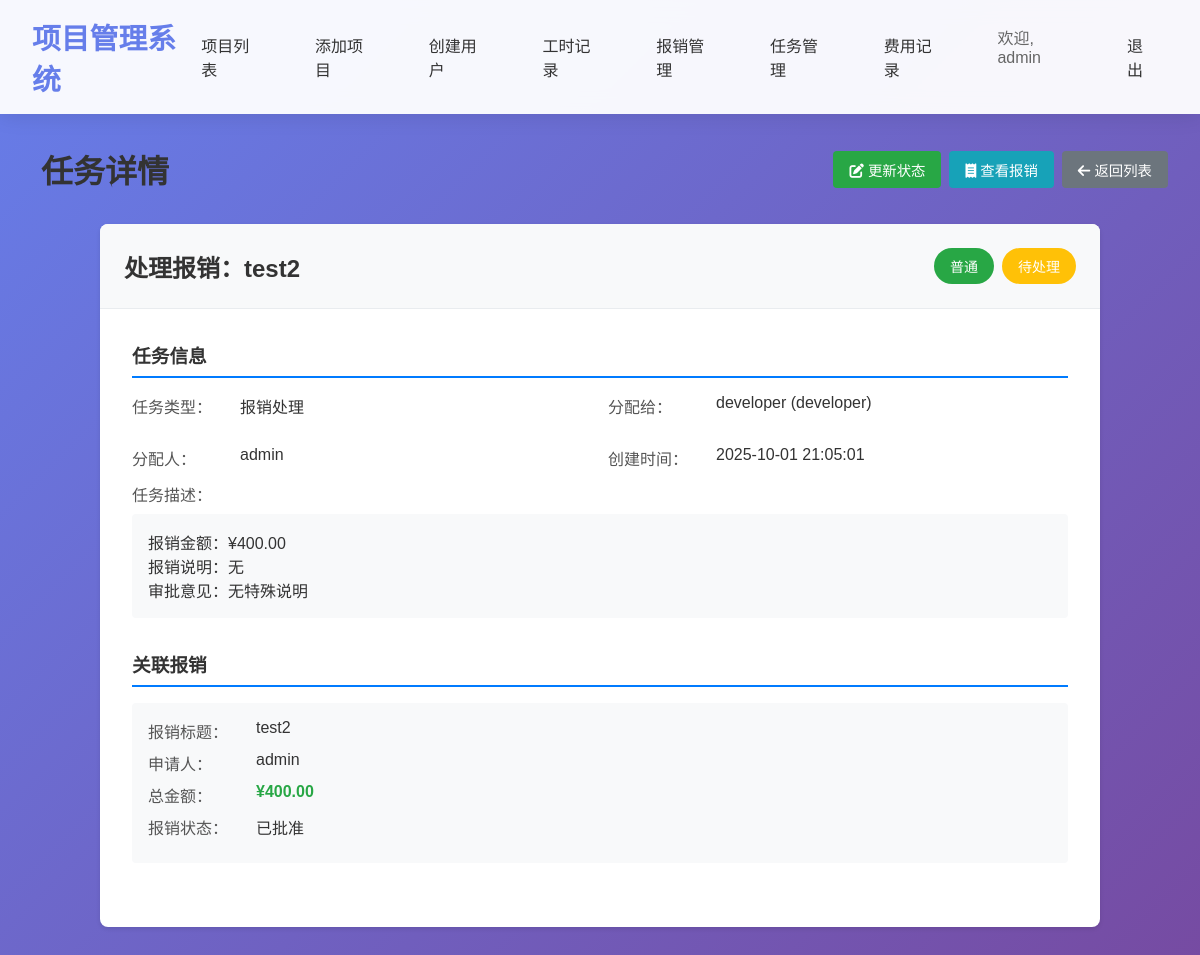
/task/2 (signed in), run on the app's committed database.
### models.py (models this page shows, shortened)
class User(UserMixin, db.Model):
    __tablename__ = "users"
    id = db.Column(db.Integer, primary_key=True, autoincrement=True)
    username = db.Column(db.String(80), unique=True, nullable=False)
    password_hash = db.Column(db.String(120), nullable=False)
    role = db.Column(db.String(20), nullable=False)  # 'admin', 'developer'
    created_at = db.Column(db.DateTime, default=datetime.utcnow)
    def is_admin(self):
        return self.role == 'admin'

class Task(db.Model):
    __tablename__ = "tasks"
    id = db.Column(db.Integer, primary_key=True, autoincrement=True)
    title = db.Column(db.String(200), nullable=False)  # 任务标题
    description = db.Column(db.Text, nullable=True)  # 任务描述
    task_type = db.Column(db.String(50), nullable=False)  # 任务类型：expense_process（报销处理）等
    assigned_to = db.Column(db.Integer, db.ForeignKey('users.id'), nullable=False)  # 分配给谁
    assigned_by = db.Column(db.Integer, db.ForeignKey('users.id'), nullable=False)  # 谁分配的
    expense_id = db.Column(db.Integer, db.ForeignKey('expenses.id'), nullable=True)  # 关联的报销ID
    status = db.Column(db.String(20), nullable=False, default='待处理')  # 待处理、处理中、已完成、已取消
    priority = db.Column(db.String(20), nullable=False, default='普通')  # 紧急、高、普通、低
    created_at = db.Column(db.DateTime, default=datetime.utcnow)
    due_date = db.Column(db.DateTime, nullable=True)  # 截止日期
    completed_at = db.Column(db.DateTime, nullable=True)  # 完成时间
    STATUS_CHOICES = [
        ('待处理', '待处理'),
        ('处理中', '处理中'),
        ('已完成', '已完成'),
        ('已取消', '已取消')
    ]
    PRIORITY_CHOICES = [
        ('紧急', '紧急'),
        ('高', '高'),
        ('普通', '普通'),
        ('低', '低')
    ]
    assigned_user = db.relationship('User', foreign_keys=[assigned_to], backref=db.backref('assigned_tasks', lazy=True))
    assigner = db.relationship('User', foreign_keys=[assigned_by], backref=db.backref('created_tasks', lazy=True))
    expense = db.relationship('Expense', backref=db.backref('tasks', lazy=True))
    def get_status_color(self):
        status_colors = {
            '待处理': '#ffc107',     # 黄色
            '处理中': '#007bff',     # 蓝色
            '已完成': '#28a745',     # 绿色
            '已取消': '#6c757d'      # 灰色
        }
        return status_colors.get(self.status, '#6c757d')
    def get_priority_color(self):
        priority_colors = {
            '紧急': '#dc3545',       # 红色
            '高': '#fd7e14',         # 橙色
            '普通': '#28a745',       # 绿色
            '低': '#6c757d'          # 灰色
        }
        return priority_colors.get(self.priority, '#6c757d')

class Expense(db.Model):
    __tablename__ = "expenses"
    id = db.Column(db.Integer, primary_key=True, autoincrement=True)
    user_id = db.Column(db.Integer, db.ForeignKey('users.id'), nullable=False)
    project_id = db.Column(db.Integer, db.ForeignKey('projects.id'), nullable=True)  # 可关联项目，也可以是售前费用
    title = db.Column(db.String(200), nullable=False)  # 报销标题
    expense_type = db.Column(db.String(50), nullable=False)  # 费用类型：项目费用、售前费用
    total_amount = db.Column(db.Numeric(10, 2), nullable=False)  # 总金额
    status = db.Column(db.String(20), nullable=False, default='待审批')  # 状态：待审批、已批准、已拒绝
    submit_date = db.Column(db.DateTime, default=datetime.utcnow)  # 提交日期
    approve_date = db.Column(db.DateTime, nullable=True)  # 审批日期
    approver_id = db.Column(db.Integer, db.ForeignKey('users.id'), nullable=True)  # 审批人
    approve_comment = db.Column(db.Text, nullable=True)  # 审批意见
    description = db.Column(db.Text, nullable=True)  # 报销说明
    created_at = db.Column(db.DateTime, default=datetime.utcnow)
    EXPENSE_TYPE_CHOICES = [
        ('项目费用', '项目费用'),
        ('售前费用', '售前费用'),
        ('其他费用', '其他费用')
    ]
    STATUS_CHOICES = [
        ('待审批', '待审批'),
        ('已批准', '已批准'),
        ('已拒绝', '已拒绝')
    ]
    user = db.relationship('User', foreign_keys=[user_id], backref=db.backref('expenses', lazy=True))
    project = db.relationship('Project', backref=db.backref('expenses', lazy=True))
    approver = db.relationship('User', foreign_keys=[approver_id], backref=db.backref('approved_expenses', lazy=True))

### app.py (the view)
@app.route("/task/<int:task_id>")
@login_required
def task_detail(task_id):
    task = Task.query.get_or_404(task_id)
    if not current_user.is_admin() and task.assigned_to != current_user.id:
        flash("您没有权限查看此任务")
        return redirect(url_for("task_list"))
    return render_template("task_detail.html", task=task)

### app.py (called while the page is built)
@login_manager.user_loader
def load_user(user_id):
    return User.query.get(int(user_id))

### templates/task_detail.html (shortened to what this page needs)
{% extends "base.html" %}
{% block content %}
<div class="page-header">
    <h1> 任务详情</h1>
    <div class="header-actions">
        {% if (task.assigned_to == current_user.id or current_user.is_admin()) and task.status != '已完成' and task.status != '已取消' %}
            <a href="{{ url_for('task_update', task_id=task.id) }}" class="btn btn-success">
                <i class="fas fa-edit"></i> 更新状态
            </a>
        {% endif %}
        {% if task.expense_id %}
            <a href="{{ url_for('expense_detail', expense_id=task.expense_id) }}" class="btn btn-info">
                <i class="fas fa-receipt"></i> 查看报销
            </a>
        {% endif %}
        <a href="{{ url_for('task_list') }}" class="btn btn-secondary">
            <i class="fas fa-arrow-left"></i> 返回列表
        </a>
    </div>
</div>
<div class="task-detail">
    <div class="detail-card">
        <div class="card-header">
            <h2>{{ task.title }}</h2>
            <div class="badges">
                <span class="priority-badge" style="background-color: {{ task.get_priority_color() }};">
                    {{ task.priority }}
                </span>
                <span class="status-badge" style="background-color: {{ task.get_status_color() }};">
                    {{ task.status }}
                </span>
            </div>
        </div>
        <div class="detail-content">
            <div class="detail-section">
                <h3>任务信息</h3>
                <div class="detail-grid">
                    <div class="detail-item">
                        <label>任务类型：</label>
                        <span>
                            {% if task.task_type == 'expense_process' %}
                                报销处理
                            {% else %}
                                {{ task.task_type }}
                            {% endif %}
                        </span>
                    </div>
                    <div class="detail-item">
                        <label>分配给：</label>
                        <span>{{ task.assigned_user.username }} ({{ task.assigned_user.role }})</span>
                    </div>
                    <div class="detail-item">
                        <label>分配人：</label>
                        <span>{{ task.assigner.username }}</span>
                    </div>
                    <div class="detail-item">
                        <label>创建时间：</label>
                        <span>{{ task.created_at.strftime('%Y-%m-%d %H:%M:%S') }}</span>
                    </div>
                </div>
                {% if task.description %}
                <div class="detail-item full-width">
                    <label>任务描述：</label>
                    <div class="description">{{ task.description }}</div>
                </div>
                {% endif %}
            </div>
            {% if task.expense %}
            <div class="detail-section">
                <h3>关联报销</h3>
                <div class="expense-summary">
                    <div class="summary-item">
                        <label>报销标题：</label>
                        <span>{{ task.expense.title }}</span>
                    </div>
                    <div class="summary-item">
                        <label>申请人：</label>
                        <span>{{ task.expense.user.username }}</span>
                    </div>
                    <div class="summary-item">
                        <label>总金额：</label>
                        <span class="amount">¥{{ "%.2f"|format(task.expense.total_amount) }}</span>
                    </div>
                    <div class="summary-item">
                        <label>报销状态：</label>
                        <span class="status">{{ task.expense.status }}</span>
                    </div>
                </div>
            </div>
            {% endif %}
        </div>
    </div>
</div>
{% endblock %}

### templates/base.html (shortened to what this page needs)
<!DOCTYPE html>
<html lang="zh-CN">
<head>
    <link rel="stylesheet" href="{{ url_for('static', filename='style.css') }}">
    <link rel="stylesheet" href="https://cdnjs.cloudflare.com/ajax/libs/font-awesome/6.0.0/css/all.min.css">
</head>
<body>
    <div class="container">
        <header class="header">
            <div class="header-content">
                <a href="{{ url_for('index') }}" class="logo">项目管理系统</a>
                <nav class="nav">
                    {% if current_user.is_authenticated %}
                        {% if current_user.is_admin() %}
                            <a href="{{ url_for('index') }}">项目列表</a>
                            <a href="{{ url_for('create_project') }}">添加项目</a>
                            <a href="{{ url_for('create_user') }}">创建用户</a>
                            <a href="{{ url_for('worklog_list') }}">工时记录</a>
                            <a href="{{ url_for('expense_list') }}">报销管理</a>
                            <a href="{{ url_for('task_list') }}">任务管理</a>
                            <a href="{{ url_for('project_expense_records') }}">费用记录</a>
                        {% elif current_user.is_developer() %}
                            <a href="{{ url_for('worklog_list') }}">我的工时</a>
                            <a href="{{ url_for('create_worklog') }}">记录工时</a>
                            <a href="{{ url_for('expense_list') }}">我的报销</a>
                            <a href="{{ url_for('expense_create') }}">申请报销</a>
                            <a href="{{ url_for('task_list') }}">我的任务</a>
                        {% endif %}
                        <span style="color: #666; margin-left: 1rem;">欢迎, {{ current_user.username }}</span>
                        <a href="{{ url_for('logout') }}" style="margin-left: 1rem;">退出</a>
                    {% endif %}
                </nav>
            </div>
        </header>
        <main class="main-content">
            {% block content %}{% endblock %}
        </main>
    </div>
</body>
</html>

### static/style.css (style rules this page uses)
* { margin: 0; padding: 0; box-sizing: border-box; }
html, body { height: 100%; font-family: 'Microsoft YaHei', 'Arial', sans-serif; background: linear-gradient(135deg, #667eea 0%, #764ba2 100%); color: #333; }
.container { min-height: 100vh; display: flex; flex-direction: column; }
.header { background: rgba(255, 255, 255, 0.95); backdrop-filter: blur(10px); box-shadow: 0 2px 20px rgba(0, 0, 0, 0.1); padding: 1rem 2rem; position: sticky; top: 0; z-index: 100; }
.header-content { max-width: 1200px; margin: 0 auto; display: flex; justify-content: space-between; align-items: center; }
.logo { font-size: 1.8rem; font-weight: bold; color: #667eea; text-decoration: none; }
.nav { display: flex; gap: 2rem; }
.nav a { text-decoration: none; color: #333; padding: 0.5rem 1rem; border-radius: 6px; transition: all 0.3s ease; font-weight: 500; }
.main-content { flex: 1; padding: 2rem; max-width: 1200px; margin: 0 auto; width: 100%; }
.btn { display: inline-block; padding: 0.5rem 1rem; background: #667eea; color: white; text-decoration: none; border-radius: 6px; border: none; cursor: pointer; transition: all 0.3s ease; font-size: 0.9rem; font-weight: 500; }
.btn-secondary { background: #6c757d; }
.btn-success { background: #28a745; }

### templates/task_detail.html (style rules this page uses)
.page-header { display: flex; justify-content: space-between; align-items: center; margin-bottom: 2rem; }
.header-actions { display: flex; gap: 0.5rem; }
.task-detail { max-width: 1000px; margin: 0 auto; }
.detail-card { background: white; border-radius: 8px; box-shadow: 0 2px 4px rgba(0,0,0,0.1); overflow: hidden; }
.card-header { background: #f8f9fa; padding: 1.5rem; border-bottom: 1px solid #e9ecef; display: flex; justify-content: space-between; align-items: center; }
.card-header h2 { margin: 0; color: #333; }
.badges { display: flex; gap: 0.5rem; }
.status-badge, .priority-badge { color: white; padding: 0.5rem 1rem; border-radius: 20px; font-size: 0.875rem; font-weight: 500; }
.detail-content { padding: 2rem; }
.detail-section { margin-bottom: 2rem; }
.detail-section h3 { margin-bottom: 1rem; color: #333; border-bottom: 2px solid #007bff; padding-bottom: 0.5rem; }
.detail-grid { display: grid; grid-template-columns: 1fr 1fr; gap: 1rem; }
.detail-item { display: flex; margin-bottom: 0.75rem; }
.detail-item label { font-weight: 500; color: #555; min-width: 100px; margin-right: 0.5rem; }
.detail-item.full-width { grid-column: 1 / -1; flex-direction: column; }
.detail-item.full-width label { margin-bottom: 0.5rem; }
.description { background: #f8f9fa; padding: 1rem; border-radius: 4px; white-space: pre-wrap; }
.expense-summary { background: #f8f9fa; padding: 1rem; border-radius: 4px; }
.summary-item { display: flex; margin-bottom: 0.5rem; }
.summary-item label { font-weight: 500; color: #555; min-width: 100px; margin-right: 0.5rem; }
.amount { font-weight: 600; color: #28a745; }
.status { font-weight: 500; }
.btn { padding: 0.5rem 1rem; border: none; border-radius: 4px; cursor: pointer; font-size: 0.9rem; text-decoration: none; display: inline-block; text-align: center; }
.btn-success { background-color: #28a745; color: white; }
.btn-info { background-color: #17a2b8; color: white; }
.btn-secondary { background-color: #6c757d; color: white; }

### data on the page
User: username "admin", assigner.username "admin", expense.user.username "admin"
Task: title "处理报销：test2", priority "普通", status "待处理", created_at "2025-10-01 21:05:01", description "报销金额：¥400.00 报销说明：无 审批意见：无特殊说明"
User: assigned_user.username "developer", assigned_user.role "developer"
Expense: expense "test2", expense.total_amount "400.00", expense.status "已批准"
